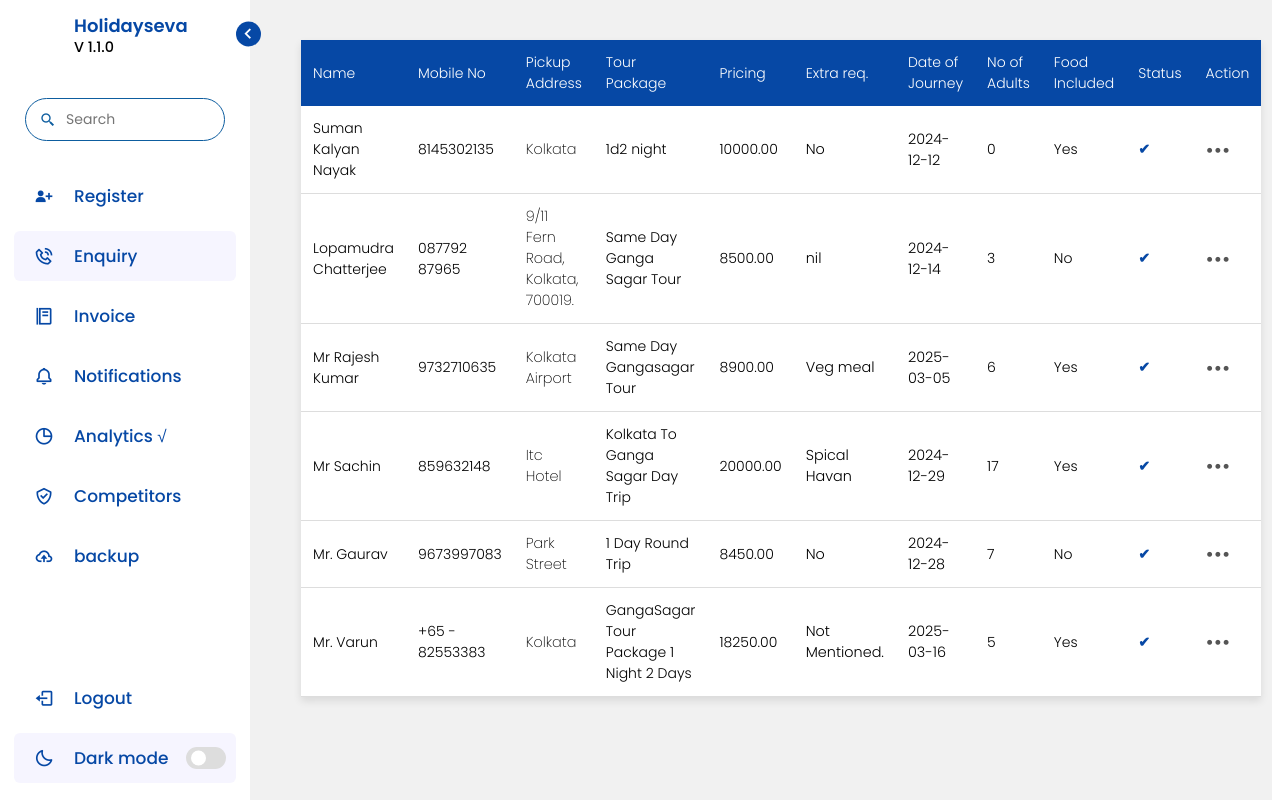
The page /inquiry.php on the database as committed earlier.
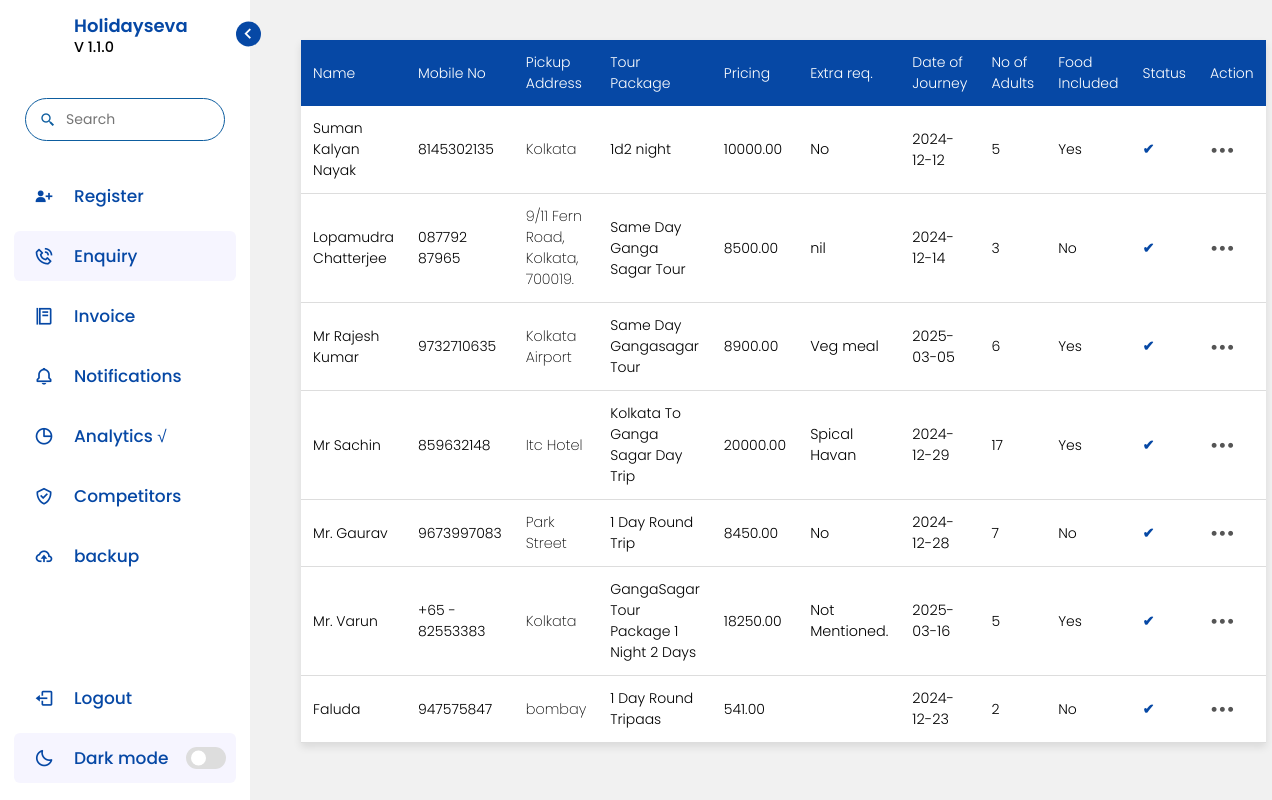
The same page on the database as committed later.
### tables this page shows
CREATE TABLE `invoice_data` (
  `id` int(11) NOT NULL,
  `customer_name` varchar(100) DEFAULT NULL,
  `mobile_no` varchar(15) DEFAULT 'Not Available',
  `customer_email_id` varchar(200) DEFAULT NULL,
  `pickup_address` varchar(255) DEFAULT 'Not Provided',
  `drop_address` varchar(255) DEFAULT 'Not Provided',
  `tour_package` varchar(255) DEFAULT 'NA',
  `pricing` decimal(10,2) DEFAULT '0.00',
  `token_paid` decimal(10,0) NOT NULL DEFAULT '0',
  `special_requirements` varchar(255) DEFAULT 'NA',
  `date_of_journey` date DEFAULT NULL,
  `date_of_return` date DEFAULT NULL,
  `no_of_adults` int(11) DEFAULT '0',
  `no_of_children` int(3) NOT NULL,
  `meal_plan` varchar(255) DEFAULT 'NA',
  `cars_provided` varchar(20) DEFAULT 'NA',
  `no_of_cars` int(11) DEFAULT '1',
  `food_included` varchar(10) DEFAULT 'No',
  `hotel_used` varchar(255) DEFAULT 'Not Required',
  `hotel_room_details` varchar(255) DEFAULT NULL,
  `booking_status` varchar(20) DEFAULT 'Not Confirm',
  `registration_date` timestamp NOT NULL DEFAULT CURRENT_TIMESTAMP
);

### inquiry.php (the view, shortened to what this page needs)
<?php
require 'database.php';
$records = $conn->query("SELECT * FROM invoice_data WHERE booking_status = 'Confirmed'");
?>
<!DOCTYPE html>
<html lang="en">
<head>
</head>
<body>
    <section class="home">
        <table style="width: 90%; margin-left:5%; margin-top:40px ;border-collapse: collapse; font-size: 14px; background-color: #fff; box-shadow: 0 4px 8px rgba(0, 0, 0, 0.1); border-radius: 0px; overflow: hidden;">
            <thead>
                <tr style="background-color:#0648a5; color: white;">
                    <th style="padding: 12px; text-align: left;font-weight:300;">Name</th>
                    <th style="padding: 12px; text-align: left;font-weight:300;">Mobile No</th>
                    <th style="padding: 12px; text-align: left;font-weight:300;">Pickup Address</th>
                    <th style="padding: 12px; text-align: left;font-weight:300;">Tour Package</th>
                    <th style="padding: 12px; text-align: left;font-weight:300;">Pricing</th>
                    <th style="padding: 12px; text-align: left;font-weight:300;">Extra req.</th>
                    <th style="padding: 12px; text-align: left;font-weight:300;">Date of Journey</th>
                    <th style="padding: 12px; text-align: left;font-weight:300;">No of Adults</th>
                    <th style="padding: 12px; text-align: left;font-weight:300;">Food Included</th>
                    <th style="padding: 12px; text-align: left;font-weight:300;">Status</th>
                    <th style="padding: 12px; text-align: left;font-weight:300;">Action</th>
                </tr>
            </thead>
            <tbody>
                <?php
                if ($records->num_rows > 0) {
                    while ($row = $records->fetch_assoc()) {
                        echo "<tr style='border-bottom: 1px solid #ddd;'>";
                        echo "<td style='padding: 12px;font-weight: 300;'>" . $row['customer_name'] . "</td>";
                        echo "<td style='padding: 12px;font-weight: 300;'>" . $row['mobile_no'] . "</td>";
                        echo "<td style='padding: 12px;font-weight: 200;font-size:0.9rem;'>" . $row['pickup_address'] . "</td>";
                        echo "<td style='padding: 12px;font-weight: 300;'>" . $row['tour_package'] . "</td>";
                        echo "<td style='padding: 12px;font-weight: 300;'>" . $row['pricing'] . "</td>";
                        echo "<td style='padding: 12px;font-weight: 300;font-size:0.9rem;'>" . $row['special_requirements'] . "</td>";
                        echo "<td style='padding: 12px;font-weight: 300;font-size:0.9rem;'>" . $row['date_of_journey'] . "</td>";
                        echo "<td style='padding: 12px;font-weight: 300;'>" . $row['no_of_adults'] . "</td>";
                        echo "<td style='padding: 12px;font-weight: 300;'>" . ($row['food_included'] ? 'Yes' : 'No') . "</td>";
                        echo "<td style='padding: 12px; font-weight: 300;'>" .
     ($row['booking_status'] === 'Confirmed'
        ? '<span style="color: #0648a5; font-weight: bold;">&#x2714;</span>'
        : '<span style="color: orange; font-weight: bold;">&#x26A0;</span>') .
     "</td>";
                        echo "<td style='padding: 12px;'>
                            <div style='position: relative;'>
                                <button style='background: none; border: none; cursor: pointer; font-size: 20px; color: #555;'
                                        type='button' id='dropdownMenuButton" . $row['id'] . "' onclick='toggleDropdown(" . $row['id'] . ")'>
                                    &#x2022;&#x2022;&#x2022;
                                </button>
                                <ul id='dropdown" . $row['id'] . "' style='position:fixed; top: 30px; left: 80%; z-index: 1000; display: none; background-color: #f9f9f9; border: 1px solid #ddd; border-radius: 8px; box-shadow: 0 2px 6px rgba(0, 0, 0, 0.15); padding: 0; list-style: none;z-index: 3000:;'>
                                    <li style='padding: 10px 20px;'><a class='dropdown-item' href='inquiry.php?confirm_booking_id=" . $row['id'] . "' style='text-decoration: none; color: #333;'>Confirm</a></li>
                                    <li style='padding: 10px 20px;'><a class='dropdown-item' href='inquiry.php?delete_booking_id=" . $row['id'] . "' style='text-decoration: none; color: #333;'>Delete</a></li>
                                    <li style='padding: 10px 20px;'><a class='dropdown-item' href='inquiry.php?download_invoice_id=" . $row['id'] . "' style='text-decoration: none; color: #333;'> Download Itinery</a></li>
                                </ul>
                            </div>
                        </td>";
                        echo "</tr>";
                    }
                }
            ?>
            </tbody>
        </table>
    </section>
</body>
</html>

Rows that differ between the two databases and show on the page:
changed invoice_data "Suman Kalyan Nayak": no_of_adults "0" → "5"
added invoice_data: customer_name "Faluda", mobile_no "947575847", pickup_address "bombay", tour_package "1 Day Round Tripaas", pricing "541.00", date_of_journey "2024-12-23", no_of_adults "2", food_included "No"
